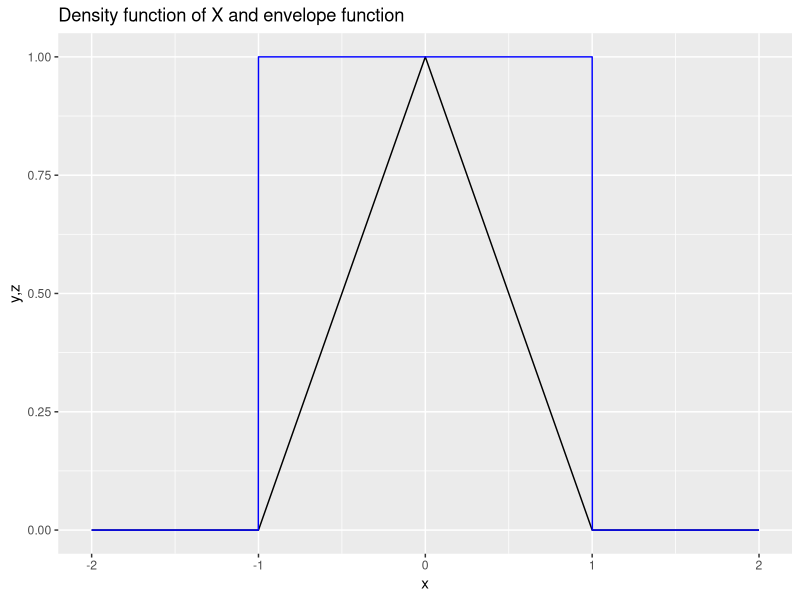
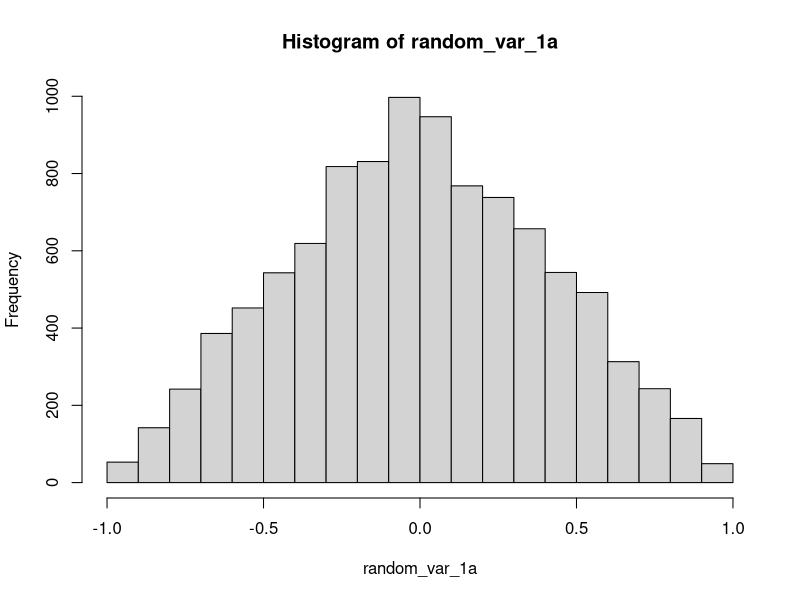
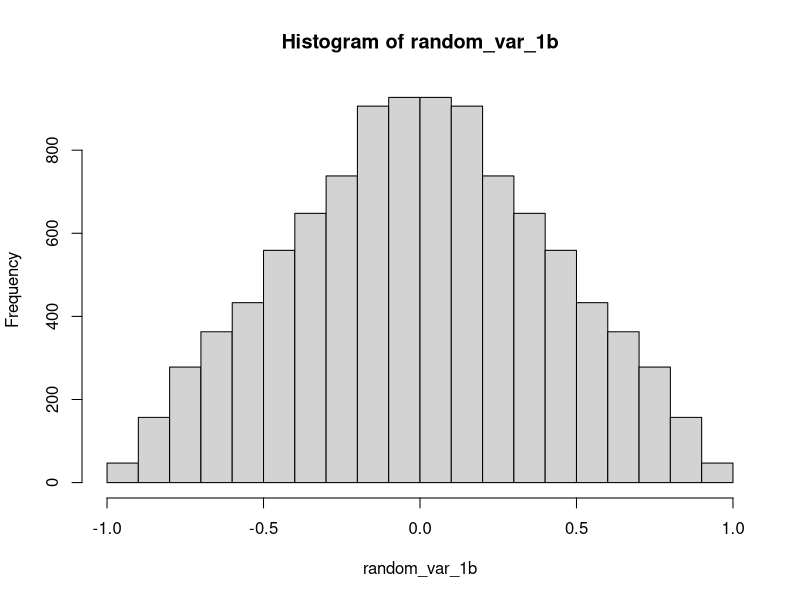
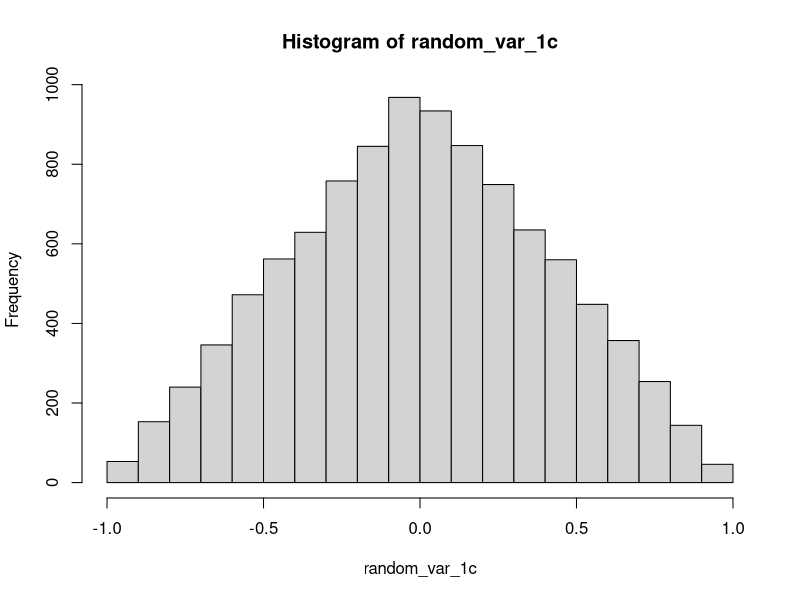

Source code (R) for these figures, in order:
########################## INIT CODE ###########################################
rm(list = ls())

########################## [ 1 a ] #############################################
# Since we need to find a envelope function for the density function, so we need
# to plot the density function first. let $ x \in [-3, 3] $, and we know it's  
# triangle sharped function. We also can plot it using the code below.
# the target function g(x) = 1 in the range [-1,1], otherwise g(x) = 0

x <- seq(-2, 2, by = 0.001)
y <- rep(0, length(x))
z <- rep(0, length(x))

x1_index <- which(x > 1 | x < -1)
x2_index <- which(x >= -1 & x <= 0)
x3_index <- which(x > 0 & x <= 1)

y[x1_index] <- 0
y[x2_index] <- x[x2_index] + 1
y[x3_index] <- 1 - x[x3_index]

z0_index <- which(x > 1 | x < -1)
z1_index <- which(x >= -1 & x <= 1)

z[z1_index] <- 1
z[-z1_index] <- 0

data <- data.frame(x, y, z)

# After we get the plot, we can see that the density function is a triangle
# we will use an envelope function to cover the density function, and we can
# use function $ g(x) = 1 $ to cover the density function in the [-1,1] range. 

graph <- ggplot2::ggplot(data) +
  ggplot2::geom_line(mapping=ggplot2::aes(x=x,y=y)) + 
  ggplot2::geom_line(mapping=ggplot2::aes(x=x,y=z),color="blue") + 
  ggplot2::ggtitle("Density function of X and envelope function") +
  ggplot2::xlab("x") +
  ggplot2::ylab("y,z")


graph

# Now we will write a code for the rejection sampling algorithm
# our g function is g(x) = 1 in the range [-1,1], otherwise g(x) = 0
# our e function is e(x) = 1 / a in the range [-1,1], otherwise e(x) = 0
# we will use a = 0.5 here

generate_random_var_1a <- function(n, a) {
  samples <- numeric(n)
  # Generate a sample from the proposal distribution in [-1,1]
  count <- 1
  e <- 1 / a

  while (count <= n) {

    x <- runif(1, -1, 1)
    # Calculate the acceptance probability
    u <- runif(1)

    # since g will always be 1 in the range [-1,1], so y = 1
    # f1(Y) = 1 - Y and e(Y) = 1 / a = 2
    # f2(Y) = Y + 1 and e(Y) = 1 / a = 2
    # so we have f(Y) / e(Y) = (1 - Y) / 2 or Y+1 / e

    # Calculate the acceptance probability

    if (x > 0 && u <= (1 - x) / e) {
      samples[count] <- x
      count <- count + 1
    }

    if (x <= 0 && u <= (x + 1) / e) {
      samples[count] <- x
      count <- count + 1
    }
  }

  return(samples)
}

a <- 0.5
random_var_1a <- generate_random_var_1a(10000, a)
hist(random_var_1a)
########################## [ 1 b ] #############################################
# To generate a random variable from the density function using Inverse CDF,
# we will need to calculate the CDF function first.

# CDF function

# in range (-inf,-1) we get CDF = 0
# in range (-1,0) we get CDF = \frac{x^2}{2} + x
# in range (0,1)  we get CDF = x - \frac{x^2}{2}
# in range (1,+inf)  we get CDF = 1

# Since -Y has a triangle  distribution on [-1,0], so we have F^{-1} in [-1,0) is x = -1 + sqrt(1-2y)
# Also we have F^{-1} in [0,1] range is x =  1 - sqrt(1-2y)

# The following is the function to generate a random variable from it

generate_random_var_1b <- function(n){
  u <- runif(n)
  x1 <-  - 1 + sqrt(1 - 2 * u)
  x2 <-  1 - sqrt(1 - 2 * u)
  return(c(x1, x2))
}

random_var_1b <- generate_random_var_1b(10000)
hist(random_var_1b)
########################## [ 1 c ] #############################################
generate_random_var_1c <- function(n){
  u1_1c <- runif(n)
  u2_1c <- runif(n)
  return(u1_1c - u2_1c)
}

random_var_1c <- generate_random_var_1c(10000)
hist(random_var_1c)

########################## [ 1 d ] #############################################
# Since we already plot the data, we will generate the variable of 1a to 1c

# since the 1c is the simplest way to generate the random variable, but since it 
# can not adapt to some specific distribution, for 1b , since we need to calculate 
# CDF and inverse function, in some cases, it's hard to do that, so we will use 
# 1a to generate the random variable.

